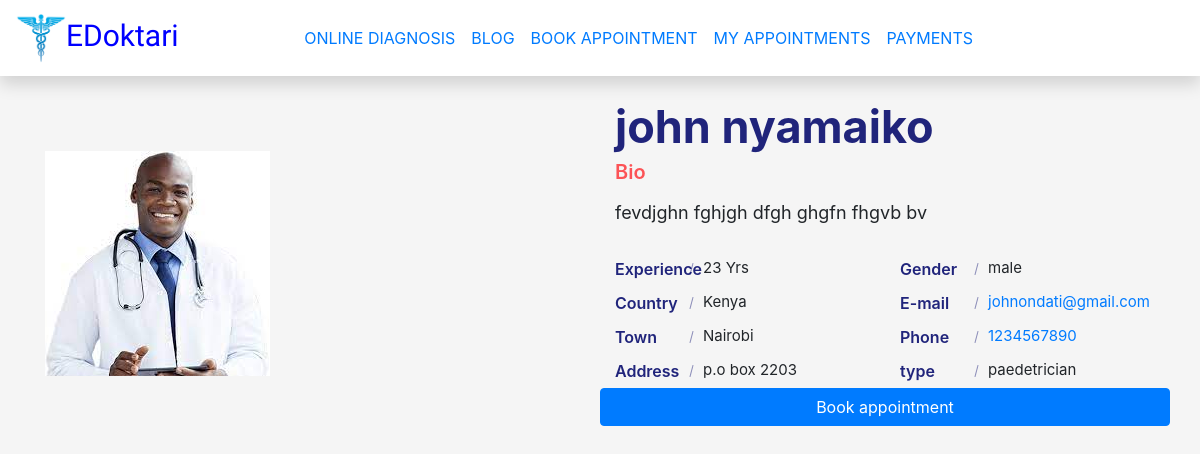
The page /bookappointment.php?email=johnondati@gmail.com on the database its author committed.
### tables this page shows
CREATE TABLE `doctors` (
  `doctor_id` int(11) NOT NULL,
  `profileimage` varchar(255) NOT NULL,
  `firstname` varchar(30) NOT NULL,
  `lastname` varchar(30) NOT NULL,
  `phonenumber` varchar(30) NOT NULL,
  `email` varchar(30) NOT NULL,
  `uniquenumber` varchar(30) NOT NULL,
  `dateofbirth` date DEFAULT NULL,
  `officeaddress` varchar(12) DEFAULT NULL,
  `gender` varchar(10) DEFAULT NULL,
  `type` varchar(30) NOT NULL,
  `experience` int(2) DEFAULT NULL,
  `bio` tinytext NOT NULL,
  `country` varchar(30) NOT NULL,
  `city` varchar(30) NOT NULL,
  `password` varchar(50) NOT NULL,
  `repeatpassword` varchar(50) NOT NULL
);

### bookappointment.php (the view, shortened to what this page needs)
<?php
include "logic2.php";
if (isset($_GET['email'])){
    $email = mysqli_real_escape_string($conn,$_GET['email']);
    $sql = "SELECT * FROM doctors WHERE email='$email'";
    $result = mysqli_query($conn, $sql);
    $doctor = mysqli_fetch_assoc($result);
}
?>
<!DOCTYPE html>
<html>
<head>
<link rel="stylesheet" href="https://cdn.jsdelivr.net/npm/bootstrap@5.1.3/dist/css/bootstrap.min.css">
<link rel="stylesheet" href="https://cdn.jsdelivr.net/npm/bootstrap@4.5.3/dist/css/bootstrap.min.css">
<link rel="stylesheet" href="https://cdnjs.cloudflare.com/ajax/libs/bootstrap-datepicker/1.9.0/css/bootstrap-datepicker.min.css">
<link rel="stylesheet" href="https://cdnjs.cloudflare.com/ajax/libs/font-awesome/4.7.0/css/font-awesome.min.css">
<link href="https://maxcdn.bootstrapcdn.com/font-awesome/4.7.0/css/font-awesome.min.css" rel="stylesheet" />
</head>
<body>
<nav class="navbar navbar-expand-lg navbar-light bg-white shadow fixed-top">
    <a class="navbar-brand" href="homepage.php" style = "font-family: 'kaushan Script';font-size: 30px;color:blue;"><img src="EDoktari_logo.png" width="50" height="50" class="d-inline-block align-top" alt="">EDoktari</a>
    <div class="collapse navbar-collapse " id="navbarNavDropdown">
    <ul class="navbar-nav mx-auto">
    <li class="nav-item">
        <a class="nav-link text-primary" href="diagnosis.php">ONLINE DIAGNOSIS</a>
      </li>
       <li class="nav-item">
        <a class="nav-link text-primary" href="blogpage.php">BLOG</a>
      </li>
      <li class="nav-item">
        <a class="nav-link active text-primary" href="doctor-page.php"> BOOK APPOINTMENT</a>
      </li>
      <li class="nav-item">
        <a class="nav-link text-primary" href="patientappointments.php">MY APPOINTMENTS</a>
      </li>
      <li class="nav-item active">
        <a class="nav-link text-primary" href="patientpayments.php">PAYMENTS</a>
      </li>
    </ul>
    </div>
  </nav>
  <section class="section about-section gray-bg" id="about">
            <div class="container">
                <div class="row align-items-center flex-row-reverse">
                    <div class="col-lg-6">
                        <div class="about-text go-to">
                            <h3 class="dark-color"><?php echo $doctor['firstname']; ?> <?php echo $doctor['lastname']; ?></h3>
                            <h6 class="theme-color lead">Bio</h6>
                            <p><?php echo $doctor['bio']; ?></p>
                            <div class="row about-list">
                                <div class="col-md-6">
                                    <div class="media">
                                        <label>Experience</label>
                                        <p><?php echo $doctor['experience']; ?> Yrs</p>
                                    </div>
                                    <div class="media">
                                        <label>Country</label>
                                        <p><?php echo $doctor['country']; ?></p>
                                    </div>
                                    <div class="media">
                                        <label>Town</label>
                                        <p><?php echo $doctor['city']; ?></p>
                                    </div>
                                    <div class="media">
                                        <label>Address</label>
                                        <p><?php echo $doctor['officeaddress']; ?></p>
                                    </div>
                                </div>
                                <div class="col-md-6">
                                    <div class="media">
                                        <label>Gender</label>
                                        <p><?php echo $doctor['gender']; ?></p>
                                    </div>
                                    <div class="media">
                                        <label>E-mail</label>
                                        <p><a class="team-contact-link" href="mailto:info@example.com"><i class="fe-icon-mail"></i><?php echo $doctor['email']; ?></a></p>
                                    </div>
                                    <div class="media">
                                        <label>Phone</label>
                                        <p><a class="team-contact-link" href="tel:+19871625346"><i class="fe-icon-phone"></i><?php echo $doctor['phonenumber']; ?></a></p>
                                    </div>
                                    <div class="media">
                                        <label>type</label>
                                        <p><?php echo $doctor['type']; ?></p>
                                    </div>
                                </div>
                            <a href="appointment.php?email=<?php echo $doctor['email']; ?>" class="btn btn-primary float-right ">Book appointment</a>
                            </div>
                        </div>
                    </div>
                    <div class="col-lg-6">
                        <div class="about-avatar">
                            <img src="doctorprofilepictures/<?php echo $doctor['profileimage']; ?>" title="" alt="">
                        </div>
                    </div>
                </div>
            </div>
        </section>
  </body>
    </html>

### bookappointment.php (style rules this page uses)
body { background-color: #f5f5f5; margin-top:0px; }
.section { padding: 0px 0; position: relative; margin-top:100px; }
.gray-bg { background-color: #f5f5f5; }
img { max-width: 100%; }
img { vertical-align: middle; border-style: none; }
.about-text h3 { font-size: 45px; font-weight: 700; margin: 0 0 6px; }
.about-text h6 { font-weight: 600; margin-bottom: 15px; }
.about-text p { font-size: 18px; max-width: 450px; }
.about-list { padding-top: 10px; }
.about-list .media { padding: 5px 0; }
.about-list label { color: #20247b; font-weight: 600; width: 88px; margin: 0; position: relative; }
.about-list label:after { content: ""; position: absolute; top: 0; bottom: 0; right: 11px; width: 1px; height: 12px; background: #20247b; -moz-transform: rotate(15deg); -o-transform: rotate(15deg); -ms-transform: rotate(15deg); -webkit-transform: rotate(15deg); transform: rotate(15deg); margin: auto; opacity: 0.5; }
.about-list p { margin: 0; font-size: 15px; }
.theme-color { color: #fc5356; }
.dark-color { color: #20247b; }

### rows shown on the page
doctors: firstname "john", lastname "nyamaiko", bio "fevdjghn fghjgh dfgh ghgfn fhgvb bv", experience "23", country "Kenya", city "Nairobi", officeaddress "p.o box 2203", gender "male", email "johnondati@gmail.com", phonenumber "1234567890", type "paedetrician", profileimage (picture)
